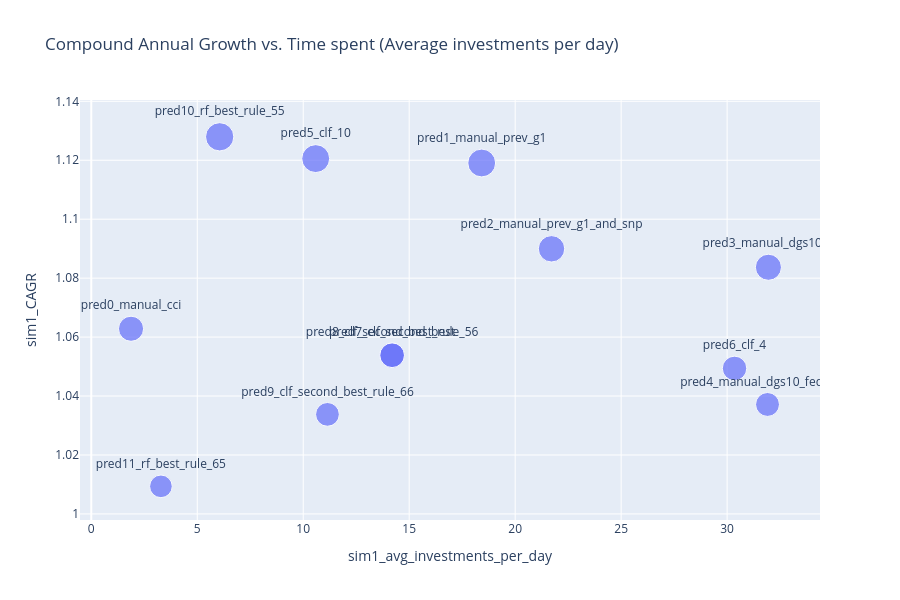

Source (notebook cell):
### Code cell
# Create the scatter plot
fig = px.scatter(
    df_sim1_results.dropna(),
    x='sim1_avg_investments_per_day',
    y='sim1_CAGR',
    size='sim1_growth_capital_4y',  # Use the 'size' parameter for sim1_CAGR
    text='prediction',
    title='Compound Annual Growth vs. Time spent (Average investments per day)',
    labels={'sim1_capital': 'Initial Capital Requirement', 'growth_capital_4y': '4-Year Capital Growth'},
    height=600  # <- Increase height here

)

# Update the layout to improve readability of the annotations
fig.update_traces(textposition='top center')

# Show the plot
fig.show()

### Figure 1 — Plotly figure (JSON) as saved in the notebook; plotly's stock layout.template omitted (floating-point values rounded to 4 significant figures)
{"data": [{"hovertemplate": "sim1_avg_investments_per_day=%{x}<br>sim1_CAGR=%{y}<br>sim1_growth_capital_4y=%{marker.size}<br>prediction=%{text}<extra></extra>", "legendgroup": "", "marker": {"color": "#636efa", "size": [1.276, 1.568, 1.411, 1.379, 1.157, 1.577, 1.213, 1.234, 1.233, 1.142, 1.619, 1.038], "sizemode": "area", "sizeref": 0.004047, "symbol": "circle"}, "mode": "markers+text", "name": "", "orientation": "v", "showlegend": false, "text": ["pred0_manual_cci", "pred1_manual_prev_g1", "pred2_manual_prev_g1_and_snp", "pred3_manual_dgs10_5", "pred4_manual_dgs10_fedfunds", "pred5_clf_10", "pred6_clf_4", "pred7_clf_second_best", "pred8_clf_second_best_rule_56", "pred9_clf_second_best_rule_66", "pred10_rf_best_rule_55", "pred11_rf_best_rule_65"], "textposition": "top center", "type": "scatter", "x": [1.876, 18.42, 21.72, 31.95, 31.91, 10.59, 30.35, 14.19, 14.2, 11.14, 6.058, 3.286], "xaxis": "x", "y": [1.063, 1.119, 1.09, 1.084, 1.037, 1.121, 1.049, 1.054, 1.054, 1.034, 1.128, 1.009], "yaxis": "y"}], "layout": {"height": 600, "legend": {"itemsizing": "constant", "tracegroupgap": 0}, "title": {"text": "Compound Annual Growth vs. Time spent (Average investments per day)"}, "xaxis": {"anchor": "y", "domain": [0.0, 1.0], "title": {"text": "sim1_avg_investments_per_day"}}, "yaxis": {"anchor": "x", "domain": [0.0, 1.0], "title": {"text": "sim1_CAGR"}}}}
